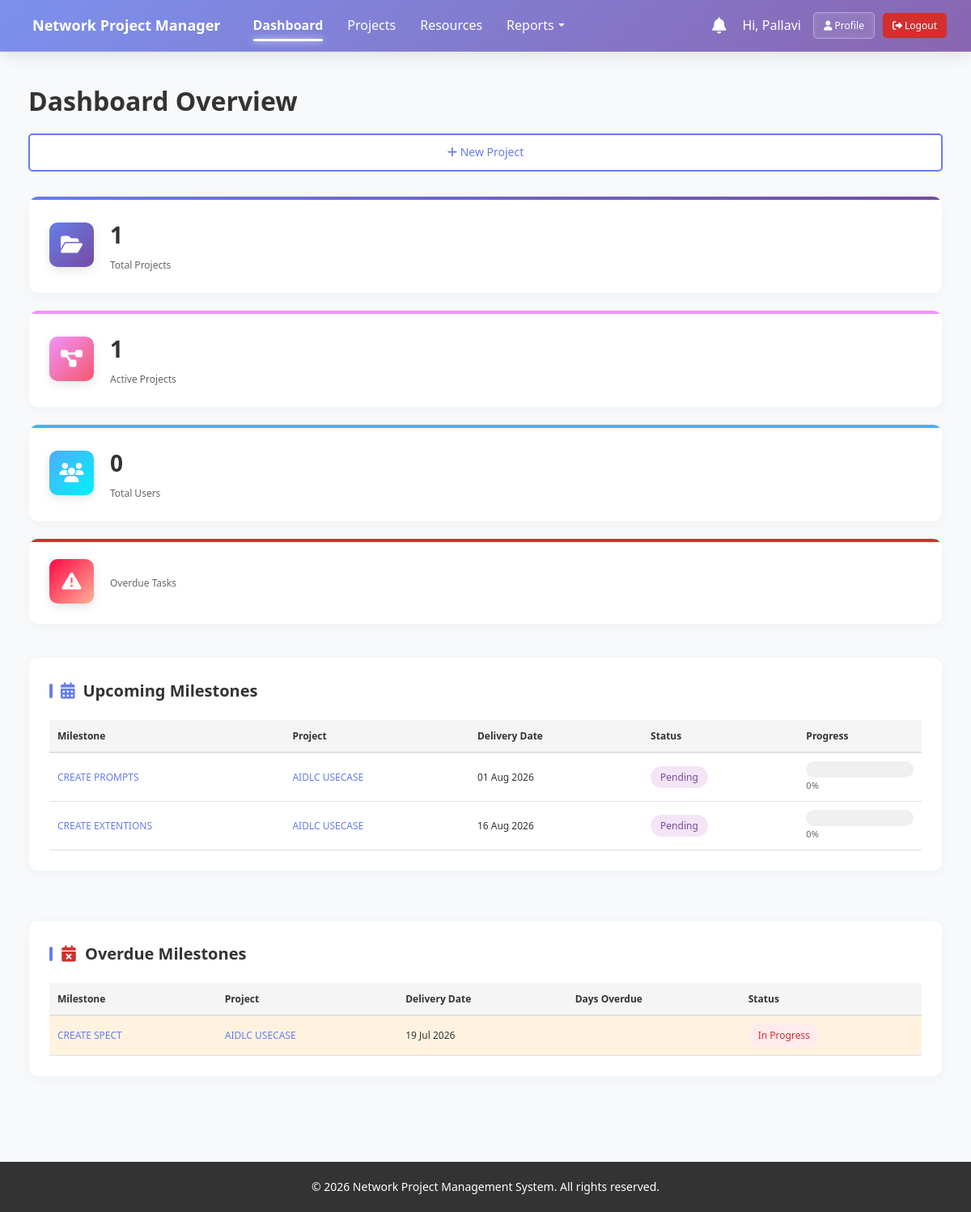
Page /dashboard/ (signed in) on the committed database.
### app/models.py (models this page shows, shortened)
class Milestone(models.Model):
    project = models.ForeignKey(Project, on_delete=models.CASCADE, related_name='milestones')
    name = models.CharField(max_length=255)
    description = models.TextField(blank=True, null=True)
    baseline_delivery_date = models.DateField()
    actual_delivery_date = models.DateField(blank=True, null=True)
    status = models.CharField(max_length=20, choices=MILESTONE_STATUS_CHOICES, default='pending')
    completion_percentage = models.IntegerField(default=0, help_text="0-100")
    order = models.IntegerField(default=0)
    created_at = models.DateTimeField(auto_now_add=True)
    updated_at = models.DateTimeField(auto_now=True)
    class Meta:
        ordering = ['order', 'baseline_delivery_date']
        verbose_name = "Milestone"
        verbose_name_plural = "Milestones"
    @property
    def days_remaining(self):
        delta = self.baseline_delivery_date - timezone.now().date()
        return delta.days

class Project(models.Model):
    project_id = models.CharField(max_length=50, unique=True)
    name = models.CharField(max_length=255)
    customer_name = models.CharField(max_length=255)
    project_manager = models.ForeignKey(User, on_delete=models.SET_NULL, null=True, related_name='managed_projects')
    start_date = models.DateField()
    end_date = models.DateField()
    status = models.CharField(max_length=20, choices=PROJECT_STATUS_CHOICES, default='not_started')
    priority = models.CharField(max_length=20, choices=PRIORITY_CHOICES, default='medium')
    description = models.TextField(blank=True, null=True)
    budget = models.DecimalField(max_digits=15, decimal_places=2, default=0)
    created_at = models.DateTimeField(auto_now_add=True)
    updated_at = models.DateTimeField(auto_now=True)
    is_archived = models.BooleanField(default=False)
    class Meta:
        ordering = ['-created_at']
        verbose_name = "Project"
        verbose_name_plural = "Projects"

### app/views.py (the view)
# urls.py: path('dashboard/', views.dashboard, name='dashboard'),
@login_required
def dashboard(request):
    user_profile, _ = UserProfile.objects.get_or_create(user=request.user, defaults={'role': 'viewer'})
    context = {}
    if user_profile.role == 'admin':
        context['total_projects'] = Project.objects.count()
        context['active_projects'] = Project.objects.exclude(status__in=['completed', 'archived']).count()
        context['total_users'] = User.objects.filter(profile__is_deleted=False).count()
        context['deleted_users'] = UserProfile.objects.filter(is_deleted=True).count()
        context['total_resources'] = Resource.objects.count()
        context['overdue_tasks'] = SubTask.objects.filter(
            due_date__lt=timezone.now().date(),
            status__in=['not_started', 'in_progress', 'delayed']
        )
        context['completed_tasks'] = SubTask.objects.filter(status='completed').count()
    elif user_profile.role == 'project_manager':
        context['managed_projects'] = Project.objects.filter(project_manager=request.user)
        context['total_projects'] = context['managed_projects'].count()
        context['active_projects'] = context['managed_projects'].exclude(status__in=['completed', 'archived']).count()
    elif user_profile.role == 'engineer':
        context['assigned_tasks'] = SubTask.objects.filter(assigned_to=request.user).exclude(status='completed')
        context['completed_tasks'] = SubTask.objects.filter(assigned_to=request.user, status='completed').count()
    else:  # viewer
        context['active_projects'] = Project.objects.exclude(status__in=['completed', 'archived'])
    context['upcoming_milestones'] = Milestone.objects.filter(
        baseline_delivery_date__gte=timezone.now().date()
    ).order_by('baseline_delivery_date')[:5]
    context['overdue_milestones'] = Milestone.objects.filter(
        baseline_delivery_date__lt=timezone.now().date(),
        status__in=['pending', 'in_progress']
    )
    context['unread_notifications'] = request.user.notifications.filter(is_read=False).count()
    return render(request, 'dashboard/dashboard.html', context)

### app/templates/dashboard/dashboard.html (shortened to what this page needs)
{% extends "base.html" %}
{% block content %}
<div class="dashboard">
    <div class="page-header">
        <h1>Dashboard Overview</h1>
        <div class="header-actions">
            {% if user.profile.role in "admin,project_manager" %}
            <a href="{% url 'project_create' %}" class="btn btn-secondary"><i class="fas fa-plus"></i> New Project</a>
            {% endif %}
        </div>
    </div>
    <div class="stats-grid">
        {% if user.profile.role in "admin,project_manager" %}
        <div class="stat-card stat-projects">
            <div class="stat-icon" style="background: linear-gradient(135deg, #667eea 0%, #764ba2 100%);">
                <i class="fas fa-folder-open"></i>
            </div>
            <div class="stat-content">
                <h3>{{ total_projects }}</h3>
                <p>Total Projects</p>
            </div>
        </div>
        <div class="stat-card stat-active">
            <div class="stat-icon" style="background: linear-gradient(135deg, #f093fb 0%, #f5576c 100%);">
                <i class="fas fa-project-diagram"></i>
            </div>
            <div class="stat-content">
                <h3>{{ active_projects }}</h3>
                <p>Active Projects</p>
            </div>
        </div>
        <div class="stat-card stat-users">
            <div class="stat-icon" style="background: linear-gradient(135deg, #4facfe 0%, #00f2fe 100%);">
                <i class="fas fa-users"></i>
            </div>
            <div class="stat-content">
                <h3>{{ total_users|default:"0" }}</h3>
                <p>Total Users</p>
            </div>
        </div>
        <div class="stat-card stat-overdue">
            <div class="stat-icon" style="background: linear-gradient(135deg, #ff0844 0%, #ffb199 100%);">
                <i class="fas fa-exclamation-triangle"></i>
            </div>
            <div class="stat-content">
                <p>Overdue Tasks</p>
            </div>
        </div>
        {% endif %}
    </div>
    <div class="dashboard-content">
        <div class="dashboard-section">
            <h2><i class="fas fa-calendar-alt" style="color: var(--primary-color);"></i> Upcoming Milestones</h2>
            {% if upcoming_milestones %}
            <table class="table">
                <thead>
                    <tr>
                        <th>Milestone</th>
                        <th>Project</th>
                        <th>Delivery Date</th>
                        <th>Status</th>
                        <th>Progress</th>
                    </tr>
                </thead>
                <tbody>
                    {% for milestone in upcoming_milestones %}
                    <tr>
                        <td><a href="{% url 'milestone_detail' milestone.id %}">{{ milestone.name }}</a></td>
                        <td><a href="{% url 'project_detail' milestone.project.id %}">{{ milestone.project.name }}</a></td>
                        <td>{{ milestone.baseline_delivery_date|date:"d M Y" }}</td>
                        <td><span class="badge badge-{{ milestone.status }}">{{ milestone.get_status_display }}</span></td>
                        <td>
                            <div class="progress-bar">
                            </div>
                            <span style="font-size: 11px; color: var(--text-light); font-weight: 500;">{{ milestone.completion_percentage }}%</span>
                        </td>
                    </tr>
                    {% endfor %}
                </tbody>
            </table>
            {% else %}
            <p class="no-data">No upcoming milestones</p>
            {% endif %}
        </div>
        {% if overdue_milestones %}
        <div class="dashboard-section">
            <h2><i class="fas fa-calendar-times" style="color: var(--danger-color);"></i> Overdue Milestones</h2>
            <table class="table">
                <thead>
                    <tr>
                        <th>Milestone</th>
                        <th>Project</th>
                        <th>Delivery Date</th>
                        <th>Days Overdue</th>
                        <th>Status</th>
                    </tr>
                </thead>
                <tbody>
                    {% for milestone in overdue_milestones %}
                    <tr class="row-alert">
                        <td><a href="{% url 'milestone_detail' milestone.id %}">{{ milestone.name }}</a></td>
                        <td><a href="{% url 'project_detail' milestone.project.id %}">{{ milestone.project.name }}</a></td>
                        <td>{{ milestone.baseline_delivery_date|date:"d M Y" }}</td>
                        <td>{{ milestone.days_remaining|add:"-days" }}</td>
                        <td><span class="badge badge-danger">{{ milestone.get_status_display }}</span></td>
                    </tr>
                    {% endfor %}
                </tbody>
            </table>
        </div>
        {% endif %}
    </div>
</div>
{% endblock %}

### app/templates/base.html (shortened to what this page needs)
<!DOCTYPE html>
<html lang="en">
<head>
    <link rel="stylesheet" href="/static/css/style.css">
    <link rel="stylesheet" href="https://cdnjs.cloudflare.com/ajax/libs/font-awesome/6.4.0/css/all.min.css">
</head>
<body>
    {% if user.is_authenticated %}
    <nav class="navbar">
        <div class="navbar-container">
            <div class="navbar-brand">
                <a href="{% url 'dashboard' %}" class="brand-logo">
                     Network Project Manager
                </a>
            </div>
            <ul class="navbar-menu" id="navbar-menu">
                <li><a href="{% url 'dashboard' %}" class="nav-link {% if request.resolver_match.url_name == 'dashboard' %}active{% endif %}">Dashboard</a></li>
                {% if user.profile.role in "admin,project_manager" %}
                <li><a href="{% url 'project_list' %}" class="nav-link ">Projects</a></li>
                <li><a href="{% url 'resource_list' %}" class="nav-link {% if request.resolver_match.url_name in 'resource_list,resource_detail' %}active{% endif %}">Resources</a></li>
                <li class="dropdown">
                    <a href="#" class="nav-link dropdown-toggle {% if request.resolver_match.url_name in 'project_status_report,milestone_report,delayed_tasks_report,resource_utilization_report' %}active{% endif %}">Reports</a>
                </li>
                {% endif %}
            </ul>
            <div class="navbar-right" id="navbar-right">
                <div class="notifications-container">
                    <a href="{% url 'notifications' %}" class="notification-bell">
                        <i class="fas fa-bell"></i>
                    </a>
                </div>
                <div class="user-actions">
                    <span class="greeting" style="color: white; margin-right: 15px; font-weight: 500;">Hi, {{ user.first_name|default:user.username }}</span>
                    <a href="{% url 'profile' %}" class="btn btn-glass btn-sm" style="margin-right: 10px;"><i class="fas fa-user"></i> Profile</a>
                    <a href="{% url 'logout' %}" class="btn btn-danger btn-sm"><i class="fas fa-sign-out-alt"></i> Logout</a>
                </div>
            </div>
        </div>
    </nav>
    {% endif %}
    <div class="container">
        {% block content %}{% endblock %}
    </div>
    <footer class="footer">
        <p>&copy; 2026 Network Project Management System. All rights reserved.</p>
    </footer>
</body>
</html>

### rows in the picture
Milestone: name "CREATE PROMPTS", project.name "AIDLC USECASE", baseline_delivery_date "01 Aug 2026", status "Pending", completion_percentage "0"
Milestone: name "CREATE EXTENTIONS", project.name "AIDLC USECASE", baseline_delivery_date "16 Aug 2026", status "Pending", completion_percentage "0"
Milestone: name "CREATE SPECT", project.name "AIDLC USECASE", baseline_delivery_date "19 Jul 2026", status "In Progress"

### other values in the picture
{{ user.first_name|default:user.username }} "Pallavi"
{{ total_projects }} "1"
{{ active_projects }} "1"
{{ total_users|default:"0" }} "0"
